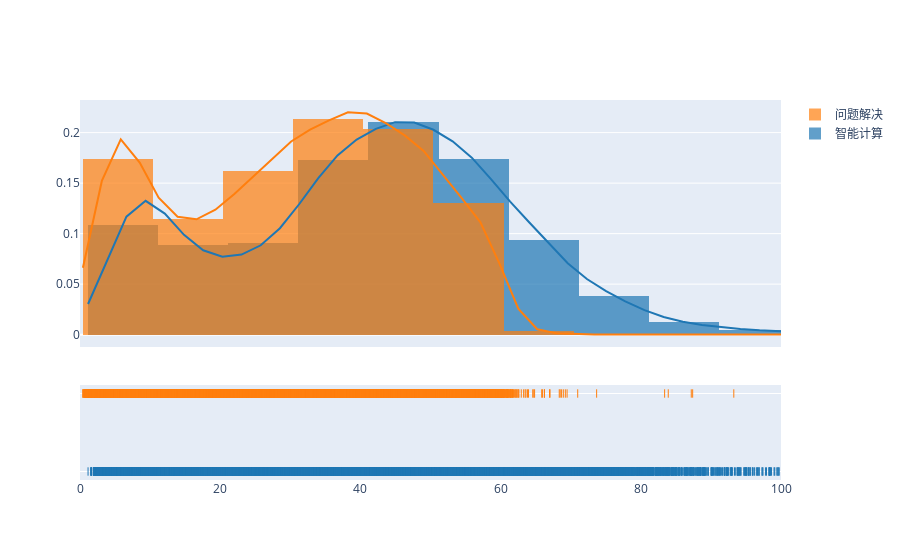

The code cell stored with this chart in its notebook:
### Code cell
colors = [
    '#1f77b4',  # muted blue
    '#ff7f0e',  # safety orange
    '#2ca02c',  # cooked asparagus green
    '#d62728',  # brick red
    '#9467bd',  # muted purple
    '#8c564b',  # chestnut brown
    '#e377c2',  # raspberry yogurt pink
    '#7f7f7f',  # middle gray
    '#bcbd22',  # curry yellow-green
    '#17becf'   # blue-teal
]

layout={"title": "学生用时分布", 
                                       "xaxis_title": "学生用时，单位秒",
                                       "yaxis_title": "学生个数",
                                       # x轴坐标倾斜60度
                                       "xaxis": {"tickangle": 60}
                                      }

#数据组
hist_data=[x1,x2]

group_labels=['智能计算','问题解决']

fig=ff.create_distplot(hist_data,group_labels,bin_size=10,histnorm = 'probability')
fig['layout'].update(xaxis = dict(range = [0,100]))
plot(fig,filename='./plot/总计时间分布直方图.html')
offline.iplot(fig)

### Figure 1 — Plotly figure (JSON) as saved in the notebook; plotly's stock layout.template omitted (floating-point values rounded to 4 significant figures; data arrays with more than 128 entries replaced by an {"elided": "..."} marker saying what was removed)
{"data": [{"autobinx": false, "histnorm": "probability", "legendgroup": "智能计算", "marker": {"color": "rgb(31, 119, 180)"}, "name": "智能计算", "opacity": 0.7, "type": "histogram", "x": {"elided": "20583 float values"}, "xaxis": "x", "xbins": {"end": 1370.0, "size": 10, "start": 1.15}, "yaxis": "y"}, {"autobinx": false, "histnorm": "probability", "legendgroup": "问题解决", "marker": {"color": "rgb(255, 127, 14)"}, "name": "问题解决", "opacity": 0.7, "type": "histogram", "x": {"elided": "21073 float values"}, "xaxis": "x", "xbins": {"end": 1351.0, "size": 10, "start": 0.4167}, "yaxis": "y"}, {"legendgroup": "智能计算", "marker": {"color": "rgb(31, 119, 180)"}, "mode": "lines", "name": "智能计算", "showlegend": false, "type": "scatter", "x": {"elided": "500 float values"}, "xaxis": "x", "y": {"elided": "500 float values"}, "yaxis": "y"}, {"legendgroup": "问题解决", "marker": {"color": "rgb(255, 127, 14)"}, "mode": "lines", "name": "问题解决", "showlegend": false, "type": "scatter", "x": {"elided": "500 float values"}, "xaxis": "x", "y": {"elided": "500 float values"}, "yaxis": "y"}, {"legendgroup": "智能计算", "marker": {"color": "rgb(31, 119, 180)", "symbol": "line-ns-open"}, "mode": "markers", "name": "智能计算", "showlegend": false, "type": "scatter", "x": {"elided": "20583 float values"}, "xaxis": "x", "y": {"elided": "20583 str values"}, "yaxis": "y2"}, {"legendgroup": "问题解决", "marker": {"color": "rgb(255, 127, 14)", "symbol": "line-ns-open"}, "mode": "markers", "name": "问题解决", "showlegend": false, "type": "scatter", "x": {"elided": "21073 float values"}, "xaxis": "x", "y": {"elided": "21073 str values"}, "yaxis": "y2"}], "layout": {"barmode": "overlay", "hovermode": "closest", "legend": {"traceorder": "reversed"}, "xaxis": {"anchor": "y2", "domain": [0, 1], "range": [0, 100], "zeroline": false}, "yaxis": {"anchor": "free", "domain": [0.35, 1], "position": 0}, "yaxis2": {"anchor": "x", "domain": [0, 0.25], "dtick": 1, "showticklabels": false}}}
